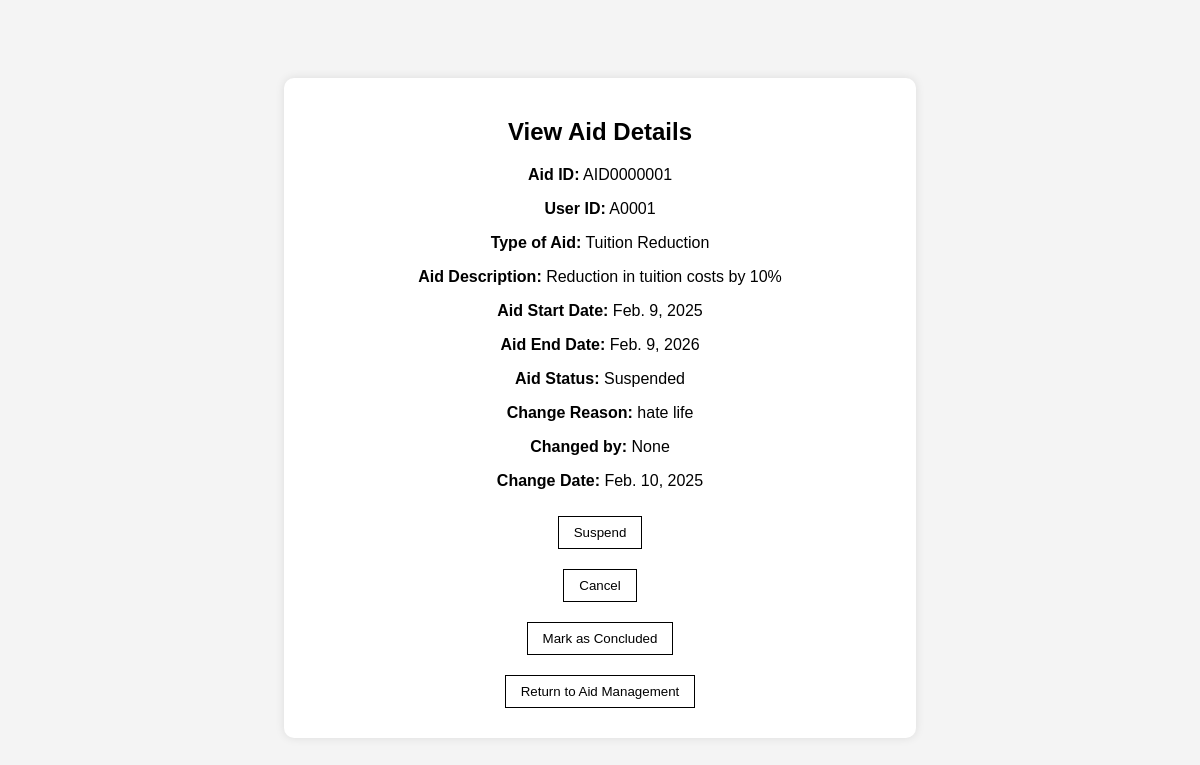
/aid-management/aid/AID0000001/, run on the app's committed database.
### aid_management/models.py (models this page shows, shortened)
class AidRecipients(models.Model):
    aid_id = models.CharField(primary_key=True, max_length=10)  # Primary Key
    app = models.ForeignKey('home.Application', on_delete=models.CASCADE, related_name='aid_recipients')
    user = models.ForeignKey(settings.AUTH_USER_MODEL, on_delete=models.CASCADE, to_field='userid', related_name='user_aid_recipients')
    AID_STATUS_CHOICES = [
        ('Ongoing', 'Ongoing'),
        ('Suspended', 'Suspended'),
        ('Cancelled', 'Cancelled'),
        ('Concluded', 'Concluded'),
    ]
    aid_status = models.CharField(max_length=10, choices=AID_STATUS_CHOICES)
    AID_TYPE_CHOICES = [
        ('Financial', 'Financial'),
        ('Tuition Reduction', 'Tuition Reduction'),
        ('Food', 'Food'),
        ('Study Supplies', 'Study Supplies'),
        ('Miscellaneous', 'Miscellaneous'),
    ]
    aid_type = models.CharField(max_length=20, choices=AID_TYPE_CHOICES)
    aid_desc = models.TextField(max_length=1000)
    aid_changereason = models.TextField(max_length=1000, blank=True, null=True)
    aid_changedecider = models.CharField(max_length=10, blank=True, null=True)  # User ID of the one who changed it
    aid_changedate = models.DateField(blank=True, null=True)
    aid_startdate = models.DateField()
    aid_enddate = models.DateField(blank=True, null=True)

### Login/models.py (models this page shows)
class User(AbstractBaseUser, PermissionsMixin):
    userid = models.CharField(max_length=200, primary_key=True, null=False)
    password = models.CharField(max_length=128, null=False)
    first_name = models.CharField(max_length=30, null=False)
    last_name = models.CharField(max_length=30, null=False)
    is_active = models.BooleanField(default=True)
    is_staff = models.BooleanField(default=False)
    is_superuser = models.BooleanField(default=False)
    last_login = models.DateTimeField(auto_now=True)
    REQUIRED_FIELDS = ['password', 'first_name', 'last_name']
    USERNAME_FIELD = 'userid'
    objects = MyUserManager()
    def __str__(self):
        return self.userid

### aid_management/views.py (the view)
# urls.py: path('aid/<str:aid_id>/', views.view_aid, name='view_aid'),
def view_aid(request, aid_id):
    aid = get_object_or_404(AidRecipients, aid_id=aid_id)
    return render(request, 'aid_management/view_aid.html', {'aid': aid})

### aid_management/templates/aid_management/view_aid.html (shortened to what this page needs)
<!DOCTYPE html>
<html lang="en">
<head>
</head>
<body>
    <div class="container">
        <h2>View Aid Details</h2>
        <p><strong>Aid ID:</strong> {{ aid.aid_id }}</p>
        <p><strong>User ID:</strong> {{ aid.user }}</p>
        <p><strong>Type of Aid:</strong> {{ aid.aid_type }}</p>
        <p><strong>Aid Description:</strong> {{ aid.aid_desc }}</p>
        <p><strong>Aid Start Date:</strong> {{ aid.aid_startdate }}</p>
        <p><strong>Aid End Date:</strong> {{ aid.aid_enddate|default:"N/A" }}</p>
        <p><strong>Aid Status:</strong> {{ aid.aid_status }}</p>
        {% if aid.aid_changereason %}
            <p><strong>Change Reason:</strong> {{ aid.aid_changereason }}</p>
            <p><strong>Changed by:</strong> {{ aid.aid_changedecider }}</p>
            <p><strong>Change Date:</strong> {{ aid.aid_changedate }}</p>
        {% endif %}
        <div class="actions">
            <form id="suspendForm" action="{% url 'suspend_aid' aid.aid_id %}" method="post" onsubmit="return confirmAction(this, 'Suspend')">
                <button type="submit">Suspend</button>
            </form>
            <form id="cancelForm" action="{% url 'cancel_aid' aid.aid_id %}" method="post" onsubmit="return confirmAction(this, 'Cancel')">
                <button type="submit">Cancel</button>
            </form>
            <form id="concludeForm" action="{% url 'conclude_aid' aid.aid_id %}" method="post" onsubmit="return confirmAction(this, 'Conclude')">
                <button type="submit">Mark as Concluded</button>
            </form>
            <button onclick="window.location.href='{% url 'aid_management' %}'">Return to Aid Management</button>
        </div>
    </div>
</body>
</html>

### aid_management/templates/aid_management/view_aid.html (style rules this page uses)
body { font-family: Arial, sans-serif; background-color: #f4f4f4; display: flex; justify-content: center; align-items: center; height: 100vh; }
.container { background: white; padding: 20px; border-radius: 10px; box-shadow: 0px 0px 10px rgba(0, 0, 0, 0.1); width: 50%; text-align: center; }
.actions button { margin: 10px; padding: 8px 15px; border: 1px solid #000; background: white; cursor: pointer; }

### data on the page
AidRecipients: aid_id "AID0000001", user "A0001", aid_type "Tuition Reduction", aid_desc "Reduction in tuition costs by 10%", aid_startdate "Feb. 9, 2025", aid_enddate "Feb. 9, 2026", aid_status "Suspended", aid_changereason "hate life", aid_changedecider "None", aid_changedate "Feb. 10, 2025"
